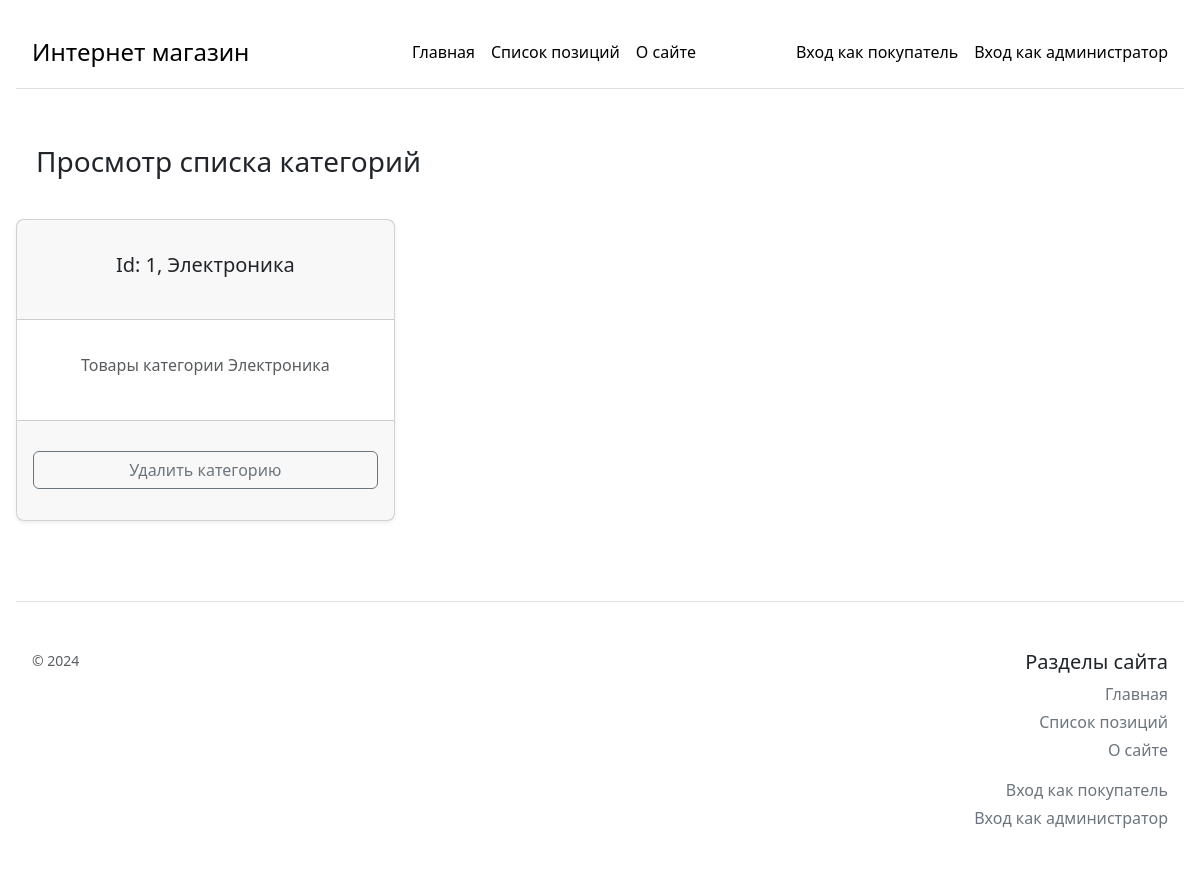
The page /categories_list on the database as committed earlier.
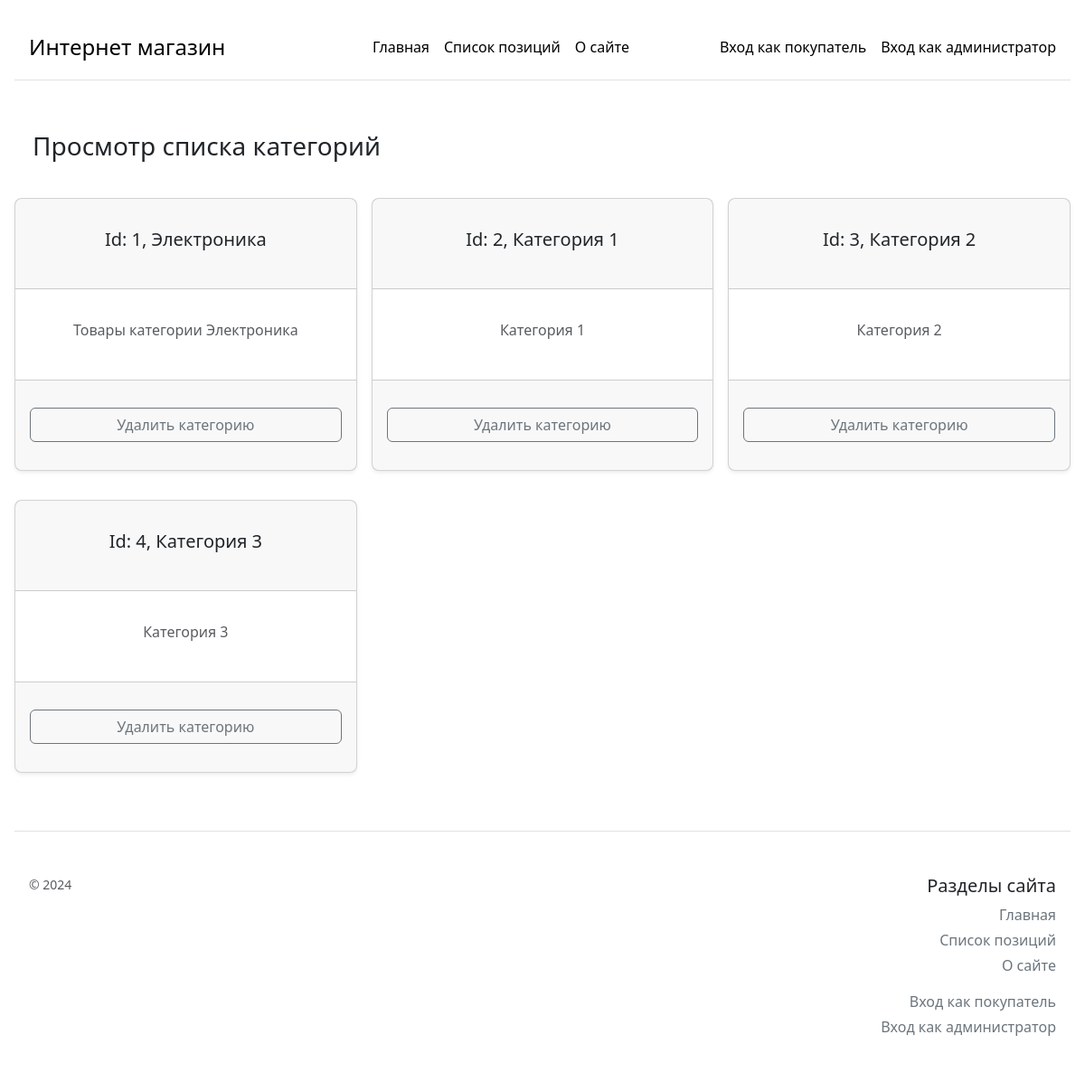
The same page on the database as committed later.
### models/category.py (models this page shows, shortened)
    class CategoryModel(db.Model):
        __tablename__ = 'categories'
        id = db.Column(db.Integer(), primary_key=True)
        name = db.Column(db.String(100), unique=True, nullable=False)
        discription = db.Column(db.Text, unique=False, nullable=False)

### main.py (the view)
@app.route('/categories_list', methods=[ 'POST', 'GET'])
def categoriesList():
    return  categoriesListHandler(CategoryModel, db, autorization)

### route_handlers/categories_list.py (called while the page is built)
def categoriesListHandler(CategoryModel, db: SQLAlchemy, autorization):
    if request.method == 'POST':
        categoryId = request.form['id']
        category = CategoryModel.query.filter_by(id=categoryId).first()
        if (category != None):
            db.session.delete(category)
            db.session.commit()
    CategoriesFromQuery = CategoryModel.query.all()
    categories = []
    for category in CategoriesFromQuery:
        categories.append({
            'id': category.id,
            'name': category.name,
            'discription': category.discription
        })
    return render_template('categories_list.html', categories = categories, autorization = autorization)

### templates/categories_list.html (shortened to what this page needs)
{% extends 'template.html' %}
{% block body %}
<div class="row p-3">
    <div class="col p-3">
        <h3>Просмотр списка категорий</h3>
    </div>
</div>
<form method="post">
    <div class="row row-cols-1 row-cols-md-3 mb-3 text-center g-3">
        {% for category in categories %}
        <div class="col">
            <div class="card mb-3 rounded-3 shadow-sm text-center">
                <div class="card-header"
                    style="min-height: 100px; display: flex; align-items: center; justify-content: center;">
                    <h5>Id: {{ category['id'] }}, {{ category['name'] }}</h5>
                </div>
                <div class="card-body text-muted"
                    style="min-height: 100px; display: flex; align-items: center; justify-content: center;">
                    <h6>{{ category['discription'] }}</h6>
                </div>
                <div class="card-footer"
                    style="min-height: 100px; display: flex; align-items: center; justify-content: center;">
                    <button type="button" class="w-100 btn btn-m btn-outline-secondary" data-bs-toggle="modal"
                        data-bs-target="#modal_{{ category['id'] }}">Удалить категорию</button>
                </div>
            </div>
        </div>
        {% endfor %}
    </div>
</form>
{% endblock %}

### templates/template.html (shortened to what this page needs)
<!DOCTYPE html>
<html lang="en">
<head>
    <link rel="stylesheet" href="https://cdn.jsdelivr.net/npm/bootstrap@5.3.3/dist/css/bootstrap.min.css"
        rel="stylesheet"
>
</head>
<body>
    <div class="container-fluid p-3" style="min-height: 100vh">
        <header>
            <div class="d-flex flex-column flex-md-row align-items-center p-3 mb-4 border-bottom">
                <a href="/" class="d-flex align-items-center link-body-emphasis text-decoration-none">
                    <span class="fs-4">Интернет магазин</span>
                </a>
                <nav class="d-inline-flex mt-2 mt-md-0 ms-md-auto">
                    <a class="me-3 py-2 link-body-emphasis text-decoration-none" href="/">Главная</a>
                    <a class="me-3 py-2 link-body-emphasis text-decoration-none" href="/">Список позиций</a>
                    <a class="py-2 link-body-emphasis text-decoration-none" href="/about" style="margin-right: 100px;">О
                        сайте</a>
                    {% if autorization.isUserLogin == False and autorization.isClientLogin == False %}
                    <a class="me-3 py-2 link-body-emphasis text-decoration-none" href="/client_login"
                        style="text-align: end;">Вход
                        как
                        покупатель</a>
                    <a class="py-2 link-body-emphasis text-decoration-none" href="/user_login"
                        style="text-align: end;">Вход
                        как администратор</a>
                    {% else %}
                    <a class="py-2 link-body-emphasis text-decoration-none" href="/logout">Выход
                        ({{autorization.loginName}})</a>
                    {% endif %}
                </nav>
            </div>
        </header>
        <main style="min-height: 55vh">
            {% block body %}{% endblock%}
        </main>
        <footer class="pt-4 my-md-5 pt-md-5 p-3 border-top">
            <div class="row">
                <div class="col-12 col-md">
                    <small class="d-block mb-3 text-body-secondary">© 2024</small>
                </div>
                {% if autorization.isUserLogin == True %}
                <div class="col-6 col-md" style="text-align: end;">
                    <h5>Добавление элементов</h5>
                    <ul class="list-unstyled text-small">
                        <li class="mb-1"><a class="link-secondary text-decoration-none"
                                href="/add_new_category">Добавление новой
                                категории</a></li>
                        <li class="mb-1"><a class="link-secondary text-decoration-none"
                                href="/add_new_position">Добавление новой
                                позиции</a></li>
                        <li class="mb-1"><a class="link-secondary text-decoration-none"
                                href="/add_new_client">Добавление
                                нового
                                клиента</a></li>
                        <li class="mb-1"><a class="link-secondary text-decoration-none" href="/add_new_user">Добавление
                                нового
                                администратора</a></li>
                    </ul>
                </div>
                <div class="col-6 col-md" style="text-align: end;">
                    <h5>Просмотр/Редактирование</h5>
                    <ul class="list-unstyled text-small">
                        <li class="mb-1"><a class="link-secondary text-decoration-none" href="/categories_list">Просмотр
                                списка
                                категорий</a></li>
                        <li class="mb-1"><a class="link-secondary text-decoration-none" href="/positions_list">Просмотр
                                списка
                                позиций</a></li>
                        <li class="mb-1"><a class="link-secondary text-decoration-none"
                                href="/positions_images_list">Просмотр списка изображений</a></li>
                        <li class="mb-1"><a class="link-secondary text-decoration-none" href="/clients_list">Просмотр
                                списка клиентов</a></li>
                        <li class="mb-1"><a class="link-secondary text-decoration-none" href="/users_list">Просмотр
                                списка администраторов</a></li>
                    </ul>
                </div>
                {% else %}
                <div class="col-6 col-md"></div>
                <div class="col-6 col-md"> </div>
                <div class="col-6 col-md"></div>
                {% endif %}
                <div class="col-6 col-md" style="text-align: end;">
                    <h5>Разделы сайта</h5>
                    <ul class="list-unstyled text-small">
                        <li class="mb-1"><a class="link-secondary text-decoration-none" href="/">Главная</a></li>
                        <li class="mb-1"><a class="link-secondary text-decoration-none" href="/">Список позиций</a></li>
                        <li class="mb-3"><a class="link-secondary text-decoration-none" href="/about">О сайте</a></li>
                        {% if autorization.isUserLogin == False and autorization.isClientLogin == False %}
                        <li class="mb-1"><a class="link-secondary text-decoration-none" href="/">Вход как покупатель</a>
                        </li>
                        <li class="mb-3"><a class="link-secondary text-decoration-none" href="/user_login">Вход как
                                администратор</a></li>
                        {% else %}
                        <li class="mb-3"><a class="link-secondary text-decoration-none" href="/logout">Выход</a></li>
                        {% endif %}
                    </ul>
                </div>
            </div>
        </footer>
    </div>
</body>
</html>

Rows that differ between the two databases and show on the page:
added CategoryModel: id "2", name "Категория 1", discription "Категория 1"
added CategoryModel: id "3", name "Категория 2", discription "Категория 2"
added CategoryModel: id "4", name "Категория 3", discription "Категория 3"
